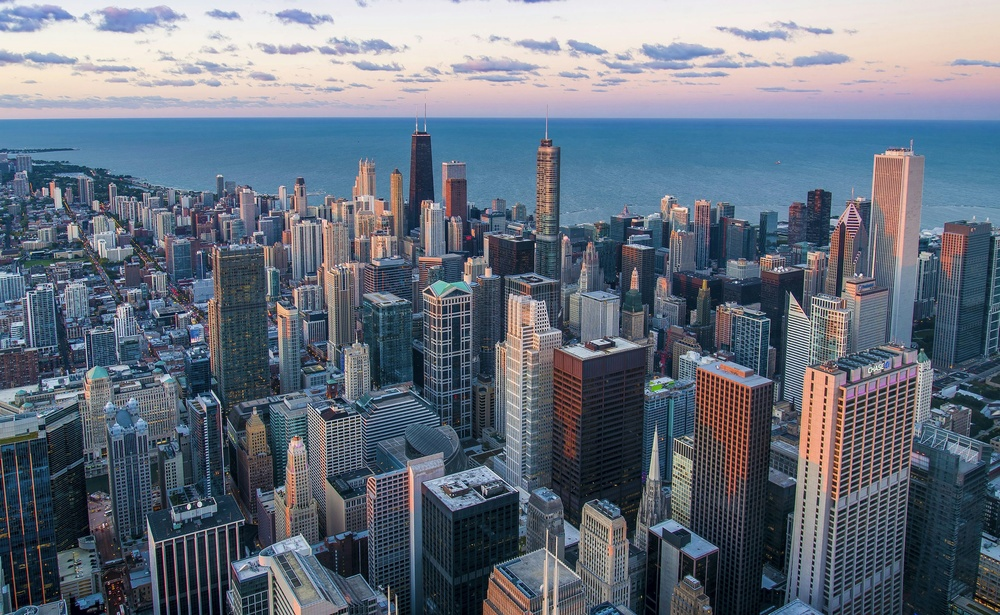
#> input picture e1_advancedDeepLearningAndComputerVIsion/d3_imageFormationAndProcessing/Vertical filter/city.jpg, 1000 x 615 px, shrunk from 3000 x 1845 before the run, found by its file name
$ jupyter execute vertical-filter.ipynb
#> lines starting #> are read from the running program, lines starting #| are printed output that depends on the picture
[cell 1]
import cv2

import numpy as np
import matplotlib.pyplot as plt

from google.colab.patches import cv2_imshow

[cell 2]
image = cv2.imread('/content/city.jpg')
#> image is the input picture: shape (615, 1000, 3); mean B, G, R 125.9, 112.2, 102.4
plt.imshow(image)

[cell 3]
image.shape
#> Out = (615, 1000, 3)

[cell 4]
depth = image.dtype
depth

[cell 5]
image_rgb = cv2.cvtColor(image, cv2.COLOR_BGR2RGB)

plt.imshow(image_rgb)

**Edge Detector**

- Vertical Edge Detector

detect change in intensity in vertical direction

- Horizontal Edge detector

detect change in intensity in horizontal  direction

[cell 6]
kernel = np.float32([[-1, 0, 1],
                    [-1, 0, 1],
                    [-1, 0, 1]])

vertical_edges = cv2.filter2D(image, -1, kernel)
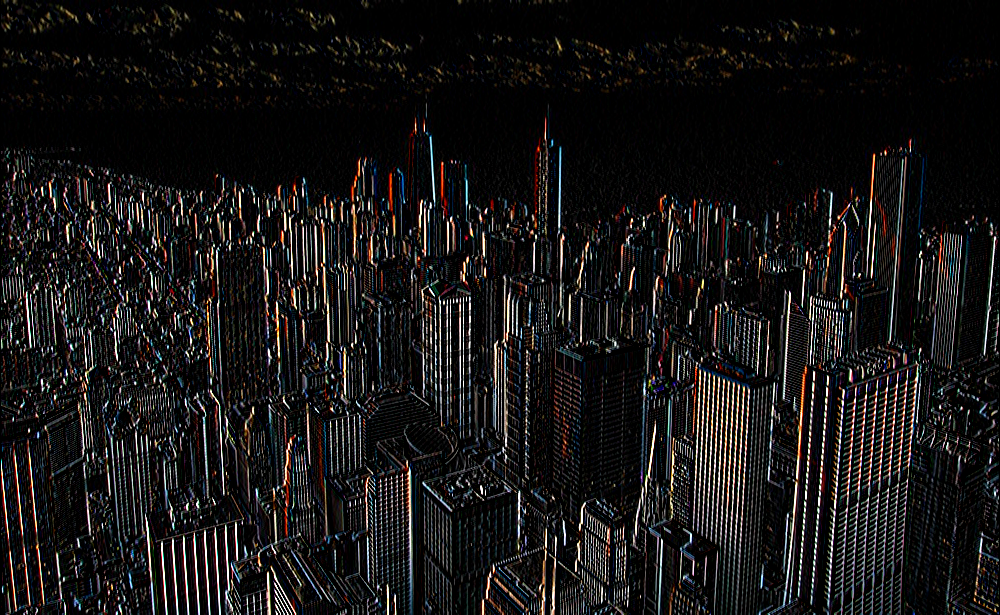
#> vertical_edges: shape (615, 1000, 3); mean B, G, R 22, 22.1, 23.6

plt.imshow(vertical_edges)

[cell 7]
v_kernel = np.float32([[-1, 0, 1],
                    [-2, 0, 2],
                    [-1, 0, 1]])

vertical_edges_2 = cv2.filter2D(image, -1, v_kernel)
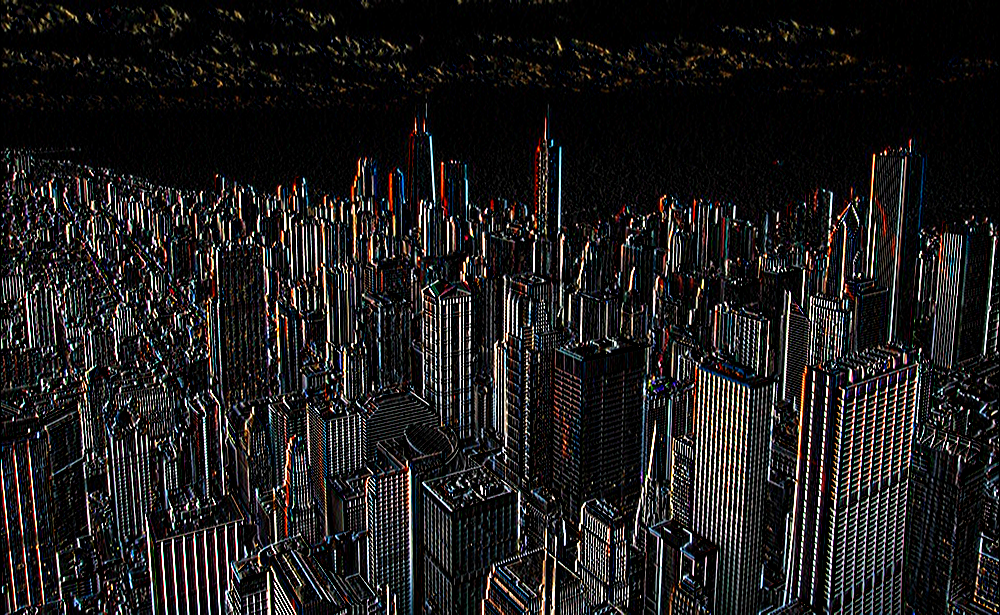
#> vertical_edges_2: shape (615, 1000, 3); mean B, G, R 28.6, 28.7, 30.2
# -1 : depth of destination image

plt.figure(figsize=(12, 8))

plt.subplot(1, 3, 1)
plt.imshow(image)
plt.title('Original Image')

plt.subplot(1, 3, 2)
plt.imshow(vertical_edges)
plt.title('Vertical Edge')

plt.subplot(1, 3, 3)
plt.imshow(vertical_edges_2)
plt.title('Vertical Edge 2')
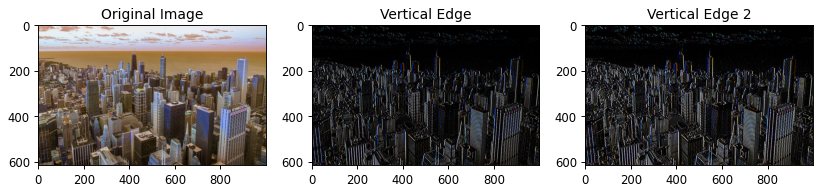
#> figure drawn by matplotlib, 3 panels; B, G, R data is drawn as R, G, B

[cell 8]
2**16

Horizontal edge detector

[cell 9]
h_kernel_1 = np.float32([[-1, -1, -1],
                    [0, 0, 0],
                    [1, 1, 1]])

horizontal_edges_1 = cv2.filter2D(image, -1, h_kernel_1)
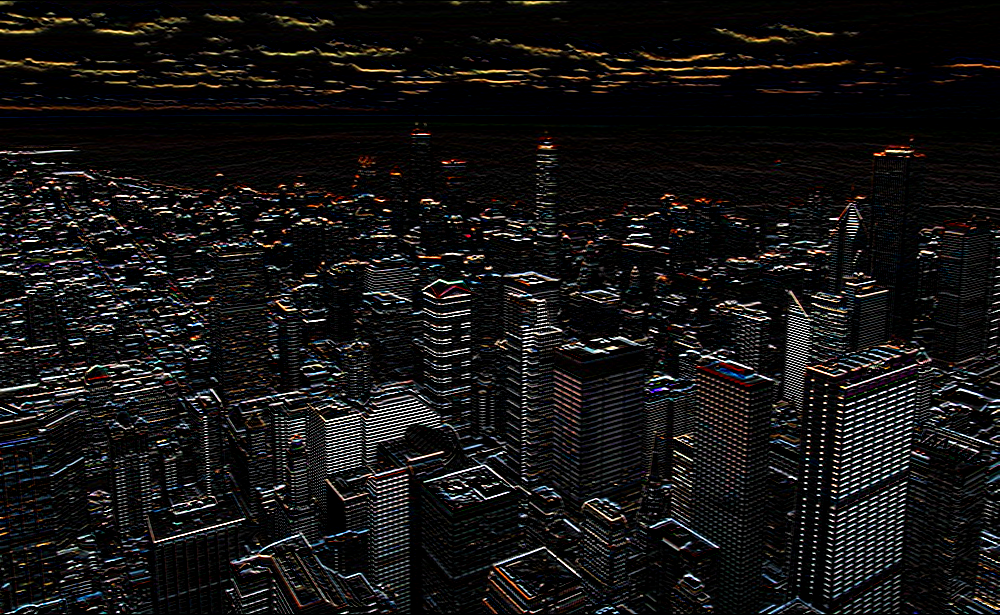
#> horizontal_edges_1: shape (615, 1000, 3); mean B, G, R 19.9, 20.2, 21.3
# -1 : depth of destination image


h_kernel_2 = np.float32([[-1, -2, -1],
                    [0, 0, 0],
                    [1, 2, 1]])
horizontal_edges_2 = cv2.filter2D(image, -1, h_kernel_2)
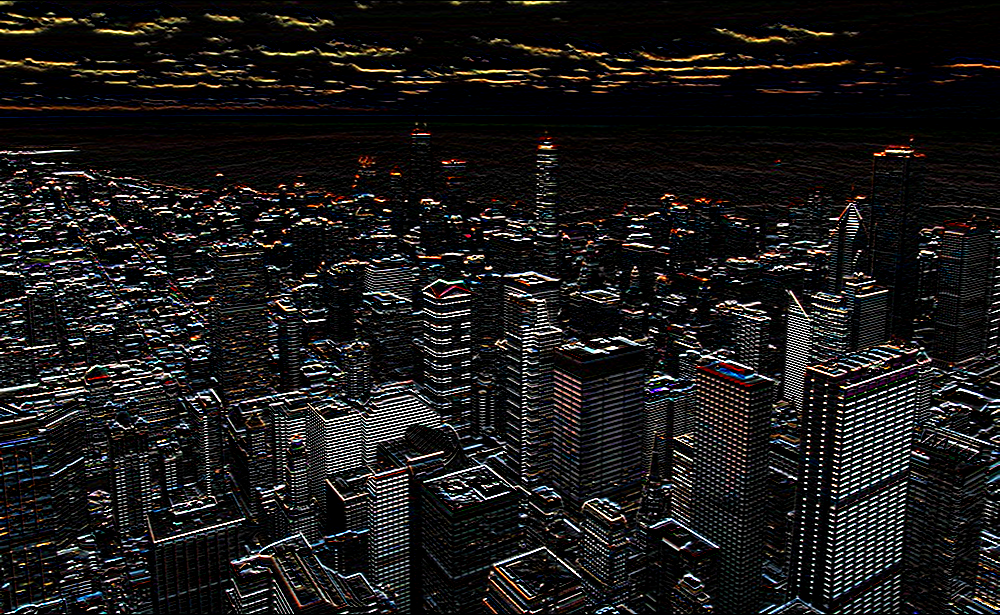
#> horizontal_edges_2: shape (615, 1000, 3); mean B, G, R 25.7, 26.1, 27.5

plt.figure(figsize=(12, 8))

plt.subplot(1, 3, 1)
plt.imshow(image)
plt.title('Origincal Image')

plt.subplot(1, 3, 2)
plt.imshow(horizontal_edges_1)
plt.title('Horizontal Edge 1')

plt.subplot(1, 3, 3)
plt.imshow(horizontal_edges_2)
plt.title('Horizontal Edge 2')
#> figure, not shown here; B, G, R data is drawn as R, G, B
